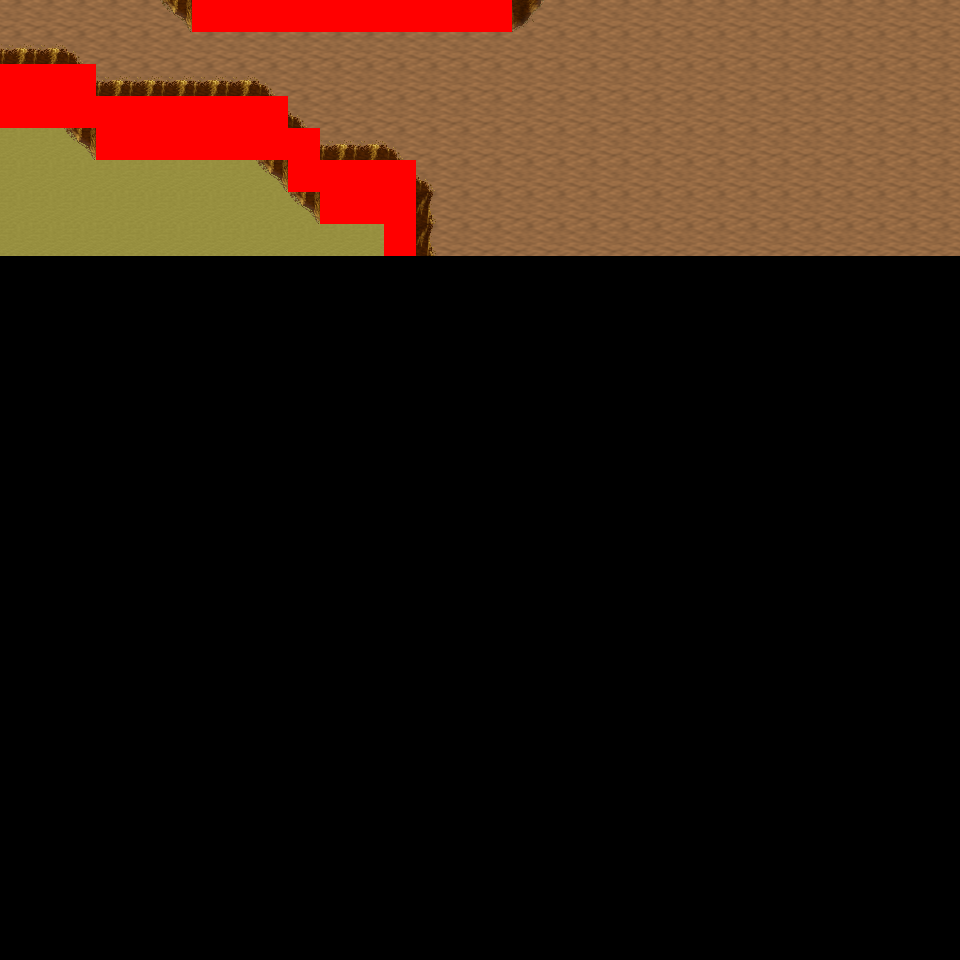

A level layout from a 2D game, rendered from its tile map. Below: a short description, then the map file with tile-grid data replaced by summaries:
An orthogonal 30x30 tile map with 32x32 px tiles, 6 tile layers (Ground, Object, Object2, Above, ...), 21 tilesets and 5 objects (5x mapExit).

<map version="1.0" orientation="orthogonal" renderorder="right-down" width="30" height="30" tilewidth="32" tileheight="32" nextobjectid="6">
  <tileset firstgid="1" name="tileset_logic_collision" tilewidth="32" tileheight="32" tilecount="1" columns="1">
    <image source="../drawable/tileset_logic_collision.png" width="32" height="32" />
  </tileset>
  <tileset firstgid="2" name="tileset_ground_ground" tilewidth="32" tileheight="32" tilecount="33" columns="3">
    <image source="../drawable/tileset_ground_ground.png" width="96" height="352" />
  </tileset>
  <tileset firstgid="35" name="tileset_building_castle" tilewidth="32" tileheight="32" tilecount="320" columns="20">
    <image source="../drawable/tileset_building_castle.png" width="640" height="512" />
  </tileset>
  <tileset firstgid="355" name="tileset_ground_water_pool" tilewidth="32" tileheight="32" tilecount="72" columns="3">
    <image source="../drawable/tileset_ground_water_pool.png" width="96" height="768" />
  </tileset>
  <tileset firstgid="427" name="tileset_ground_earth_edges" tilewidth="32" tileheight="32" tilecount="18" columns="6">
    <image source="../drawable/tileset_ground_earth_edges.png" width="192" height="96" />
  </tileset>
  <tileset firstgid="445" name="tileset_ground_grass_corners" tilewidth="32" tileheight="32" tilecount="24" columns="6">
    <image source="../drawable/tileset_ground_grass_corners.png" width="192" height="128" />
  </tileset>
  <tileset firstgid="469" name="tileset_ground_grass_edges" tilewidth="32" tileheight="32" tilecount="36" columns="12">
    <image source="../drawable/tileset_ground_grass_edges.png" width="384" height="96" />
  </tileset>
  <tileset firstgid="505" name="tileset_object_row_boat" tilewidth="32" tileheight="32" tilecount="30" columns="6">
    <image source="../drawable/tileset_object_row_boat.png" width="192" height="160" />
  </tileset>
  <tileset firstgid="535" name="tileset_item_ropes" tilewidth="32" tileheight="32" tilecount="4" columns="2">
    <image source="../drawable/tileset_item_ropes.png" width="64" height="64" />
  </tileset>
  <tileset firstgid="539" name="tileset_object_boardwalk" tilewidth="32" tileheight="32" tilecount="36" columns="6">
    <image source="../drawable/tileset_object_boardwalk.png" width="192" height="192" />
  </tileset>
  <tileset firstgid="575" name="tileset_object_ship" tilewidth="32" tileheight="32" tilecount="368" columns="16">
    <image source="../drawable/tileset_object_ship.png" width="512" height="736" />
  </tileset>
  <tileset firstgid="943" name="tileset_item_fishing_nets" tilewidth="32" tileheight="32" tilecount="6" columns="3">
    <image source="../drawable/tileset_item_fishing_nets.png" width="96" height="64" />
  </tileset>
  <tileset firstgid="949" name="tileset_item_fishrods" tilewidth="32" tileheight="32" tilecount="12" columns="4">
    <image source="../drawable/tileset_item_fishrods.png" width="128" height="96" />
  </tileset>
  <tileset firstgid="961" name="tileset_plant_stump_stump_vertical" tilewidth="32" tileheight="32" tilecount="1" columns="1">
    <image source="../drawable/tileset_plant_stump_stump_vertical.png" width="32" height="32" />
  </tileset>
  <tileset firstgid="962" name="tileset_item_pot_barrel" tilewidth="32" tileheight="32" tilecount="2" columns="1">
    <image source="../drawable/tileset_item_pot_barrel.png" width="32" height="64" />
  </tileset>
  <tileset firstgid="964" name="tileset_ground_cobbled_paving" tilewidth="32" tileheight="32" tilecount="1" columns="1">
    <image source="../drawable/tileset_ground_cobbled_paving.png" width="32" height="32" />
  </tileset>
  <tileset firstgid="965" name="tileset_ground_ladder_vertical_pale" tilewidth="32" tileheight="32" tilecount="5" columns="5">
    <image source="../drawable/tileset_ground_ladder_vertical_pale.png" width="160" height="32" />
  </tileset>
  <tileset firstgid="970" name="tileset_item_caution_sign" tilewidth="32" tileheight="32" tilecount="1" columns="1">
    <image source="../drawable/tileset_item_caution_sign.png" width="32" height="32" />
  </tileset>
  <tileset firstgid="971" name="tileset_ground_ridge_earth_dark" tilewidth="32" tileheight="32" tilecount="96" columns="12">
    <image source="../drawable/tileset_ground_ridge_earth_dark.png" width="384" height="256" />
  </tileset>
  <tileset firstgid="1067" name="tileset_ground_ridge_earth_pale" tilewidth="32" tileheight="32" tilecount="96" columns="12">
    <image source="../drawable/tileset_ground_ridge_earth_pale.png" width="384" height="256" />
  </tileset>
  <tileset firstgid="1163" name="tileset_plant_tree_tree_darkgreen" tilewidth="32" tileheight="32" tilecount="88" columns="8">
    <image source="../drawable/tileset_plant_tree_tree_darkgreen.png" width="256" height="352" />
  </tileset>
  <layer name="Ground" width="30" height="30">
    <data>[900 cells, 240 non-empty, 2 distinct tile ids]</data>
  </layer>
  <layer name="Object" width="30" height="30">
    <data>[900 cells, 58 non-empty, 10 distinct tile ids]</data>
  </layer>
  <layer name="Object2" width="30" height="30">
    <data>[900 cells, 0 non-empty, 0 distinct tile ids]</data>
  </layer>
  <layer name="Above" width="30" height="30">
    <data>[900 cells, 0 non-empty, 0 distinct tile ids]</data>
  </layer>
  <layer name="Above2" width="30" height="30">
    <data>[900 cells, 0 non-empty, 0 distinct tile ids]</data>
  </layer>
  <layer name="Walkable" width="30" height="30">
    <data>[900 cells, 37 non-empty, 1 distinct tile ids]</data>
  </layer>
  <objectgroup name="MapEvents">
    <object id="1" name="north" type="mapExit" x="0" y="0" width="192" height="32">
      <properties>
        <property name="map" value="level_0_x18_y79" />
        <property name="x" value="0" />
        <property name="y" value="28" />
      </properties>
    </object>
    <object id="2" name="north2" type="mapExit" x="512" y="0" width="448" height="32">
      <properties>
        <property name="map" value="level_0_x18_y79" />
        <property name="x" value="16" />
        <property name="y" value="28" />
      </properties>
    </object>
    <object id="3" name="west" type="mapExit" x="0" y="0" width="32" height="64">
      <properties>
        <property name="map" value="level_0_x17_y80" />
        <property name="x" value="28" />
        <property name="y" value="0" />
      </properties>
    </object>
    <object id="4" name="west2" type="mapExit" x="0" y="128" width="32" height="832">
      <properties>
        <property name="map" value="level_0_x17_y80" />
        <property name="x" value="28" />
        <property name="y" value="4" />
      </properties>
    </object>
    <object id="5" name="east" type="mapExit" x="928" y="0" width="32" height="960">
      <properties>
        <property name="map" value="level_0_x19_y80" />
        <property name="x" value="1" />
        <property name="y" value="0" />
      </properties>
    </object>
  </objectgroup>
</map>
